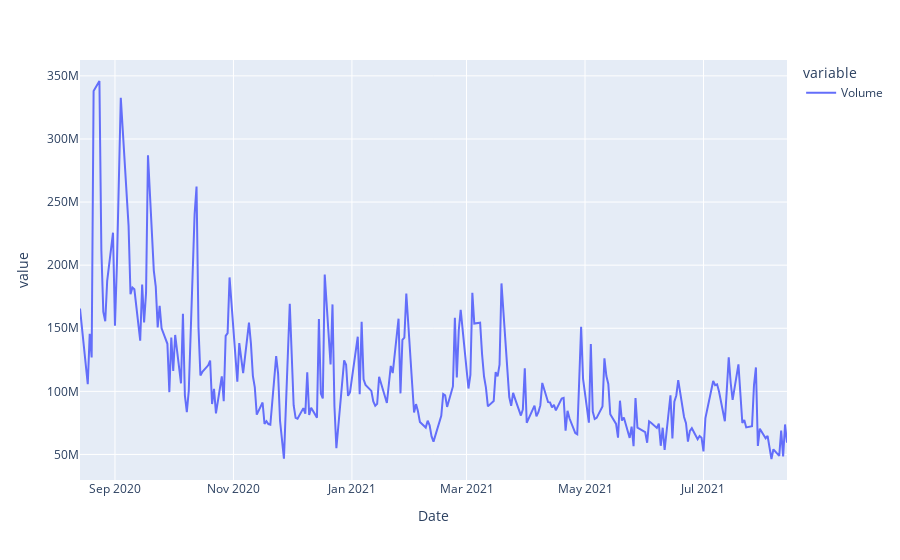

Source (notebook cell):
### Code cell
#volume of stock been traded each day
fig2 = AAPL["Volume"]
px.line(fig2)

### Figure 1 — Plotly figure (JSON) as saved in the notebook; plotly's stock layout.template omitted (floating-point values rounded to 4 significant figures; data arrays with more than 128 entries replaced by an {"elided": "..."} marker saying what was removed)
{"data": [{"hovertemplate": "variable=Volume<br>Date=%{x}<br>value=%{y}<extra></extra>", "legendgroup": "Volume", "line": {"color": "#636efa", "dash": "solid"}, "mode": "lines", "name": "Volume", "orientation": "v", "showlegend": true, "type": "scatter", "x": {"elided": "252 str values"}, "xaxis": "x", "y": {"elided": "252 int values"}, "yaxis": "y"}], "layout": {"legend": {"title": {"text": "variable"}, "tracegroupgap": 0}, "margin": {"t": 60}, "xaxis": {"anchor": "y", "domain": [0, 1], "title": {"text": "Date"}}, "yaxis": {"anchor": "x", "domain": [0, 1], "title": {"text": "value"}}}}
